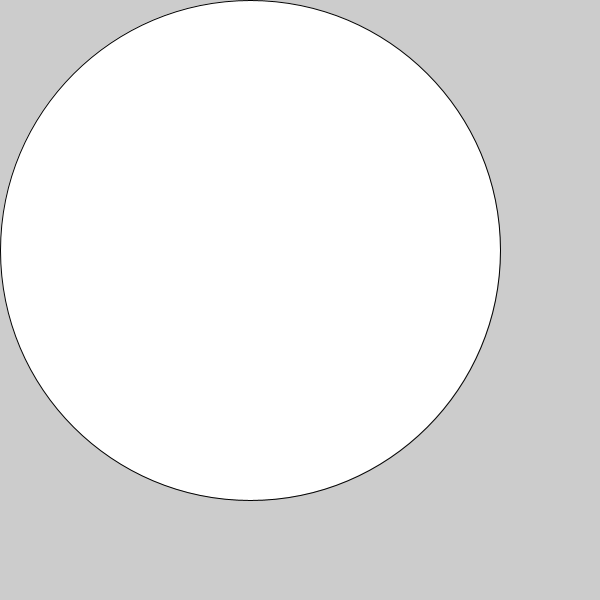
Frame 1 (no input)
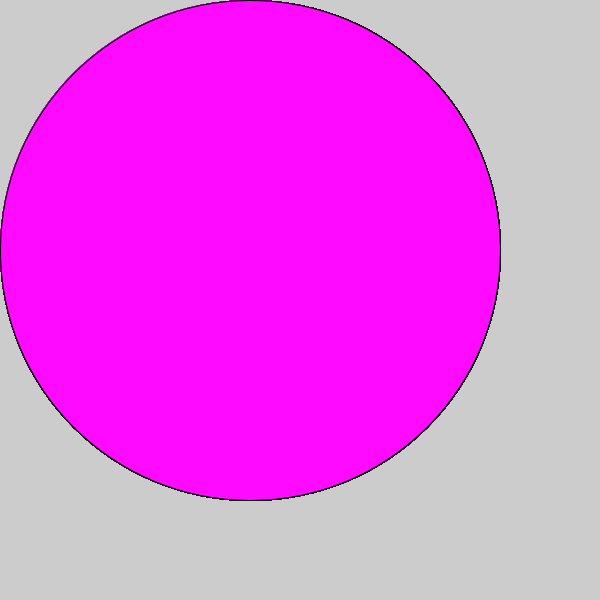
Frame 60 (the mouse pressed at the canvas centre just before this capture)
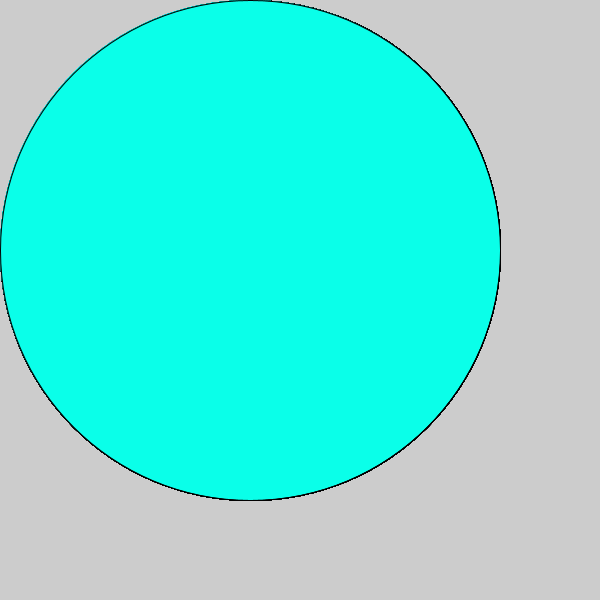
Frame 120 (the mouse held since frame 60 and released just before this capture)

The Processing sketch that drew these frames (run headless with seeded random() and noise(); from frame 60 on, the mouse is pressed at the canvas centre):

// Processing sketch: c_LogicalDot
// ── c_LogicalDot.pde

void setup() {
  
// 1. Set the size of the sketch. Make it 600 pixels square. 
 size(600,600); 

}

void draw() {
  
// 2. Draw an ellipse
// Run the program to make sure it works before moving on.
ellipse(250,250,500,500);

// 3. Change the color of the ellipse when the mouse is pressed.
//    Use the following code, but put your colors where indicated
//    Remember to use the   fill()  command to set colors.

if (mousePressed) {
fill(#0AFFE9);
   //  put one color here 
  
} else {
  fill(#FE0AFF);
   // put a different color here
  
}  
  
  
  
}
